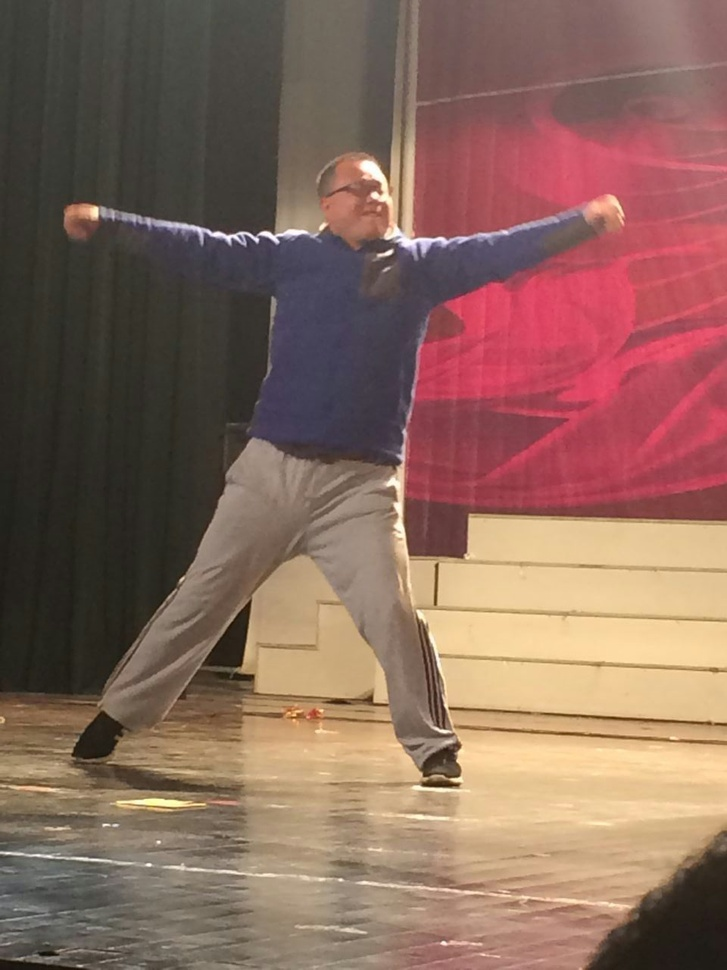
#> input picture img.jpg, 727 x 970 px, shrunk from 960 x 1280 before the run
$ python FCR.py   (Python 2 division)
#> lines starting #> are read from the running program, lines starting #| are printed output that depends on the picture


# coding:utf-8

import sys
import numpy as np

reload(sys)

sys.setdefaultencoding('utf8')

    #    __author__ = '

    #    __date__ = '2016/9/5'

    #    __Desc__ =

import cv2


imagepath = 'img.jpg'


face_cascade = cv2.CascadeClassifier('/catkin_ws/src/rbx1/rbx1_vision/data/haar_detectors/haarcascade_frontalface_alt.xml')
print(face_cascade.load('/catkin_ws/src/rbx1/rbx1_vision/data/haar_detector/haarcascade_frontalface_alt.xml'))


image = cv2.imread(imagepath)
#> image is the input picture: shape (970, 727, 3); mean B, G, R 92, 104.5, 136.5

gray = cv2.cvtColor(image,cv2.COLOR_BGR2GRAY)
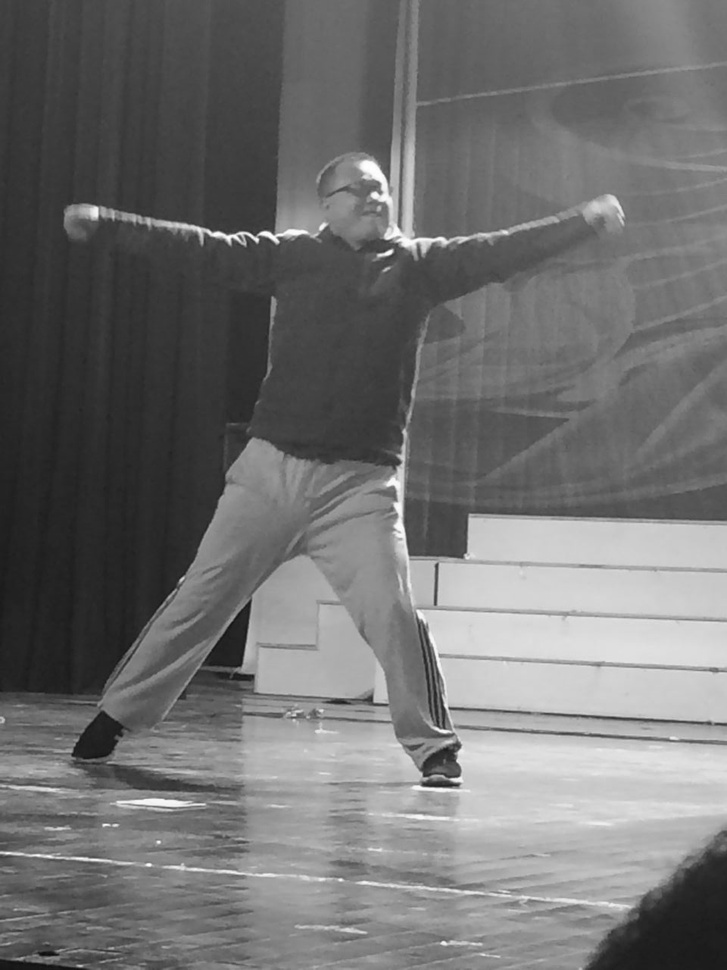
#> gray: shape (970, 727); min 11, max 255, mean 112.6


rect=None
faces = face_cascade.detectMultiScale(gray,1.3,5)
#> faces = ()


print "find{0}".format(len(faces))
#| find0


for(x,y,w,h) in faces:

        # cv2.rectangle(image,(x,y),(x+w,y+w),(0,255,0),2)

	cv2.circle(image,((x+x+w)/2,(y+y+h)/2),w/2,(0,255,0),2)


	cv2.imshow("Find Faces!",image)

	cv2.waitKey(0)
#> this loop made 0 passes
